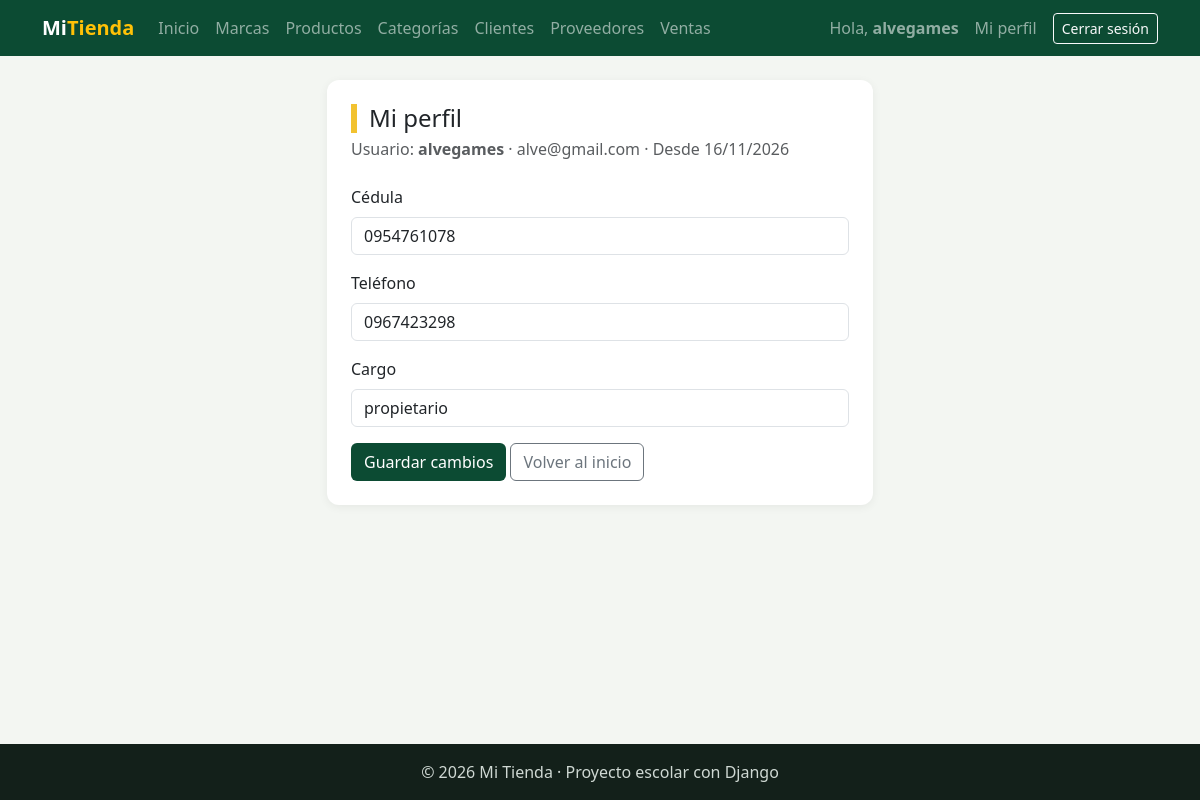
Page /facturacion/mi-perfil/ (signed in) on the committed database.
### facturacion/models.py (models this page shows, shortened)
class ModeloBase(models.Model):
    user = models.ForeignKey(                    # 1:N con User: un usuario registra muchos registros
        User,
        on_delete=models.SET_NULL,               # Si borran al usuario, el registro se queda con user vacío
        null=True,                               # SET_NULL necesita que la columna acepte NULL
        blank=True,
        editable=False,                          # No aparece en formularios: lo llena la VISTA, no la persona
        related_name="%(class)s_registrados",    # %(class)s = nombre del modelo → user.producto_registrados
        verbose_name="Registrado por",
    )
    fecha_creacion = models.DateTimeField("Fecha de creación", auto_now_add=True)   # Se llena sola al CREAR
    fecha_modificacion = models.DateTimeField("Última modificación", auto_now=True) # Se actualiza sola en CADA save()
    class Meta:
        abstract = True                          # ← LA CLAVE: modelo "molde", sin tabla propia

class Perfil(ModeloBase):
    usuario = models.OneToOneField(User, on_delete=models.CASCADE, related_name="perfil")
    cedula = models.CharField("Cédula", max_length=10, blank=True)
    telefono = models.CharField("Teléfono", max_length=15, blank=True)
    cargo = models.CharField(max_length=50, blank=True)
    class Meta:
        verbose_name = "Perfil"
        verbose_name_plural = "Perfiles"

### facturacion/views.py (the view)
# urls.py: path("mi-perfil/", views.MiPerfilView.as_view(), name="mi_perfil"),   # sin <int:pk>: get_object() lo resuelve
class MiPerfilView(LoginRequiredMixin, UsuarioRegistroMixin, SuccessMessageMixin, UpdateView):
    model = Perfil
    form_class = PerfilForm
    template_name = "facturacion/mi_perfil.html"
    success_url = reverse_lazy("facturacion:mi_perfil")    # vuelve a la MISMA página
    success_message = "Tu perfil se actualizó correctamente."
    extra_context = {"titulo": "Mi perfil"}
    def get_object(self, queryset=None):                   # en vez de buscar por pk...
        perfil, creado = Perfil.objects.get_or_create(usuario=self.request.user)
        return perfil

### facturacion/forms.py
class PerfilForm(forms.ModelForm):
    class Meta:
        model = Perfil
        fields = ["cedula", "telefono", "cargo"]         # SIN usuario: siempre es request.user (lo pone la vista)
        widgets = {
            "cedula": forms.TextInput(attrs={"class": "form-control", "placeholder": "Ej: 0912345678"}),
            "telefono": forms.TextInput(attrs={"class": "form-control", "placeholder": "Ej: 0991234567"}),
            "cargo": forms.TextInput(attrs={"class": "form-control", "placeholder": "Ej: Vendedor"}),
        }

### facturacion/templates/facturacion/mi_perfil.html (shortened to what this page needs)
{% extends "base.html" %}
{% block contenido %}
<div class="row justify-content-center">
    <div class="col-md-7 col-lg-6">
        <div class="tarjeta">
            <h1 class="h4 titulo-pagina mb-1">{{ titulo }}</h1>
            <p class="text-muted mb-4">
                Usuario: <b>{{ user.username }}</b>{% if user.email %} · {{ user.email }}{% endif %}
                · Desde {{ user.date_joined|date:"d/m/Y" }}
            </p>
            <form method="post" novalidate>
                {% for campo in form %}
                <div class="mb-3">
                    <label class="form-label" for="{{ campo.id_for_label }}">{{ campo.label }}</label>
                    {{ campo }}
                </div>
                {% endfor %}
                <button type="submit" class="btn btn-verde">Guardar cambios</button>
                <a href="{% url 'home' %}" class="btn btn-outline-secondary">Volver al inicio</a>
            </form>
        </div>
    </div>
</div>
{% endblock %}

### templates/base.html (shortened to what this page needs)
{% load static %}
<!DOCTYPE html>
<html lang="es">
<head>
    <link href="https://cdn.jsdelivr.net/npm/bootstrap@5.3.3/dist/css/bootstrap.min.css" rel="stylesheet">
    <link rel="stylesheet" href="{% static 'css/estilos.css' %}">
</head>
<body>
    <nav class="navbar navbar-expand-lg navbar-dark barra">
        <div class="container">
            <a class="navbar-brand fw-bold" href="{% url 'home' %}">Mi<span class="text-warning">Tienda</span></a>
            <div class="collapse navbar-collapse" id="menu">
                <ul class="navbar-nav me-auto">
                    <li class="nav-item"><a class="nav-link" href="{% url 'home' %}">Inicio</a></li>
                    {% if user.is_authenticated %}
                        <li class="nav-item"><a class="nav-link" href="{% url 'facturacion:marca_lista' %}">Marcas</a></li>
                        <li class="nav-item"><a class="nav-link" href="{% url 'facturacion:producto_lista' %}">Productos</a></li>
                        <li class="nav-item"><a class="nav-link" href="{% url 'facturacion:categoria_lista' %}">Categorías</a></li>
                        <li class="nav-item"><a class="nav-link" href="{% url 'facturacion:cliente_lista' %}">Clientes</a></li>
                        <li class="nav-item"><a class="nav-link" href="{% url 'facturacion:proveedor_lista' %}">Proveedores</a></li>
                        <li class="nav-item"><a class="nav-link" href="{% url 'facturacion:venta_lista' %}">Ventas</a></li>
                    {% endif %}
                </ul>
                <ul class="navbar-nav align-items-lg-center gap-2">
                    {% if user.is_authenticated %}
                        <li class="nav-item navbar-text">Hola, <b>{{ user.username }}</b></li>
                        <li class="nav-item"><a class="nav-link" href="{% url 'facturacion:mi_perfil' %}">Mi perfil</a></li>
                        <li class="nav-item">
                            <form method="post" action="{% url 'logout' %}" class="m-0">
                                <button type="submit" class="btn btn-sm btn-outline-light">Cerrar sesión</button>
                            </form>
                        </li>
                    {% else %}
                        <li class="nav-item"><a class="nav-link" href="{% url 'login' %}">Ingresar</a></li>
                        <li class="nav-item"><a class="btn btn-sm btn-warning" href="{% url 'registro' %}">Crear cuenta</a></li>
                    {% endif %}
                </ul>
            </div>
        </div>
    </nav>
    <main class="container py-4">
        {% block contenido %}{% endblock %}
    </main>
    <footer class="pie text-center py-3">© 2026 Mi Tienda · Proyecto escolar con Django</footer>
</body>
</html>

### static/css/estilos.css (style rules this page uses)
:root { --verde: #0c4b33; --verde-claro: #2f9e6e; --amarillo: #f2c230; }
body { background-color: #f3f6f2; min-height: 100vh; display: flex; flex-direction: column; }
main { flex: 1; }
.barra { background-color: var(--verde); }
.titulo-pagina { border-left: 6px solid var(--amarillo); padding-left: 12px; }
.tarjeta { background: white; border-radius: 12px; padding: 24px; box-shadow: 0 2px 10px rgba(0,0,0,.06); }
.btn-verde { background-color: var(--verde); color: white; }
.pie { background-color: #13201a; color: #cfd8d3; }

### rows in the picture
Perfil: form "0954761078" "0967423298" "propietario"

### other values in the picture
{{ user.username }} "alvegames"
{{ titulo }} "Mi perfil"
{{ user.email }} "alve@gmail.com"
{{ user.date_joined|date:"d/m/Y" }} "16/11/2026"
{{ campo.label }} "Cédula" "Teléfono" "Cargo"
